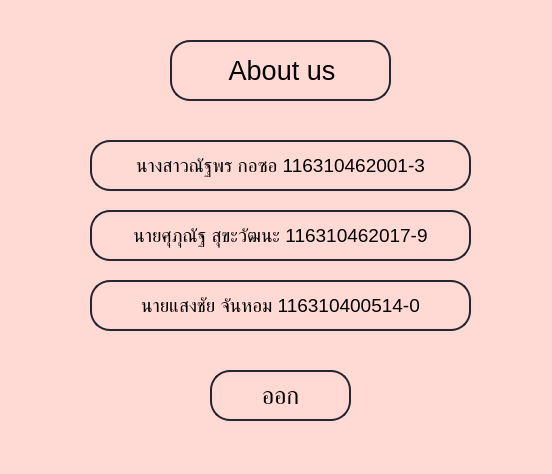
<?xml version="1.0" encoding="UTF-8"?>
<ui version="4.0">
 <class>Dialog</class>
 <widget class="QDialog" name="Dialog">
  <property name="geometry">
   <rect>
    <x>0</x>
    <y>0</y>
    <width>552</width>
    <height>474</height>
   </rect>
  </property>
  <property name="minimumSize">
   <size>
    <width>552</width>
    <height>474</height>
   </size>
  </property>
  <property name="maximumSize">
   <size>
    <width>552</width>
    <height>474</height>
   </size>
  </property>
  <property name="windowTitle">
   <string>Aboutus</string>
  </property>
  <property name="windowIcon">
   <iconset>
    <normaloff>../../resorce/icon.png</normaloff>../../resorce/icon.png</iconset>
  </property>
  <property name="styleSheet">
   <string notr="true">background-color : rgb(255, 218, 212)</string>
  </property>
  <widget class="QPushButton" name="name3">
   <property name="geometry">
    <rect>
     <x>90</x>
     <y>280</y>
     <width>381</width>
     <height>51</height>
    </rect>
   </property>
   <property name="font">
    <font>
     <family>MS Shell Dlg 2</family>
     <pointsize>14</pointsize>
     <weight>50</weight>
     <italic>false</italic>
     <bold>false</bold>
    </font>
   </property>
   <property name="styleSheet">
    <string notr="true">QPushButton {
	font: 14pt &quot;MS Shell Dlg 2&quot;;		
	border: 2px solid rgb(37,39,48);
	border-radius: 20px;
	color: #0000;
	padding-left: 20px;
	padding-right: 20px;
}
QPushButton:hover {
	border: 2px solid rgb(48, 50, 62);
}
QPushButton:hover:pressed
{
  border: 2px solid rgb(255, 73, 73);
}</string>
   </property>
   <property name="text">
    <string>นายแสงชัย จันหอม 116310400514-0</string>
   </property>
  </widget>
  <widget class="QLabel" name="image1">
   <property name="geometry">
    <rect>
     <x>-10</x>
     <y>310</y>
     <width>181</width>
     <height>161</height>
    </rect>
   </property>
   <property name="styleSheet">
    <string notr="true">image: url(:/image/icons.png);</string>
   </property>
   <property name="text">
    <string/>
   </property>
  </widget>
  <widget class="QLabel" name="image2">
   <property name="geometry">
    <rect>
     <x>430</x>
     <y>20</y>
     <width>101</width>
     <height>71</height>
    </rect>
   </property>
   <property name="styleSheet">
    <string notr="true">image: url(:/image/stars.png);
</string>
   </property>
   <property name="text">
    <string/>
   </property>
  </widget>
  <widget class="QPushButton" name="name1">
   <property name="geometry">
    <rect>
     <x>90</x>
     <y>140</y>
     <width>381</width>
     <height>51</height>
    </rect>
   </property>
   <property name="font">
    <font>
     <family>MS Shell Dlg 2</family>
     <pointsize>14</pointsize>
     <weight>50</weight>
     <italic>false</italic>
     <bold>false</bold>
    </font>
   </property>
   <property name="styleSheet">
    <string notr="true">QPushButton {
	font: 14pt &quot;MS Shell Dlg 2&quot;;		
	border: 2px solid rgb(37,39,48);
	border-radius: 20px;
	color: #0000;
	padding-left: 20px;
	padding-right: 20px;
}
QPushButton:hover {
	border: 2px solid rgb(48, 50, 62);
}
QPushButton:hover:pressed
{
  border: 2px solid rgb(255, 73, 73);
}</string>
   </property>
   <property name="text">
    <string>นางสาวณัฐพร กอซอ 116310462001-3</string>
   </property>
  </widget>
  <widget class="QLabel" name="label">
   <property name="geometry">
    <rect>
     <x>170</x>
     <y>40</y>
     <width>221</width>
     <height>61</height>
    </rect>
   </property>
   <property name="minimumSize">
    <size>
     <width>0</width>
     <height>0</height>
    </size>
   </property>
   <property name="styleSheet">
    <string notr="true">QLabel {	
	color: #0000;
	border: 2px solid rgb(37,39,48);
	border-radius: 20px;

}</string>
   </property>
   <property name="text">
    <string>&lt;html&gt;&lt;head/&gt;&lt;body&gt;&lt;p align=&quot;center&quot;&gt;&lt;span style=&quot; font-size:20pt;&quot;&gt;About us&lt;/span&gt;&lt;/p&gt;&lt;/body&gt;&lt;/html&gt;</string>
   </property>
  </widget>
  <widget class="QPushButton" name="name2">
   <property name="geometry">
    <rect>
     <x>90</x>
     <y>210</y>
     <width>381</width>
     <height>51</height>
    </rect>
   </property>
   <property name="font">
    <font>
     <family>MS Shell Dlg 2</family>
     <pointsize>14</pointsize>
     <weight>50</weight>
     <italic>false</italic>
     <bold>false</bold>
    </font>
   </property>
   <property name="styleSheet">
    <string notr="true">QPushButton {
	font: 14pt &quot;MS Shell Dlg 2&quot;;		
	border: 2px solid rgb(37,39,48);
	border-radius: 20px;
	color: #0000;
	padding-left: 20px;
	padding-right: 20px;
}
QPushButton:hover {
	border: 2px solid rgb(48, 50, 62);
}
QPushButton:hover:pressed
{
  border: 2px solid rgb(255, 73, 73);
}</string>
   </property>
   <property name="text">
    <string>นายศุภุณัฐ สุขะวัฒนะ 116310462017-9</string>
   </property>
  </widget>
  <widget class="QPushButton" name="closeBotton">
   <property name="geometry">
    <rect>
     <x>210</x>
     <y>370</y>
     <width>141</width>
     <height>51</height>
    </rect>
   </property>
   <property name="font">
    <font>
     <family>MS Shell Dlg 2</family>
     <pointsize>18</pointsize>
     <weight>50</weight>
     <italic>false</italic>
     <bold>false</bold>
    </font>
   </property>
   <property name="styleSheet">
    <string notr="true">QPushButton {
	font: 18pt &quot;MS Shell Dlg 2&quot;;		
	border: 2px solid rgb(37,39,48);
	border-radius: 20px;
	color: #0000;
	padding-left: 20px;
	padding-right: 20px;
}
QPushButton:hover {
	border: 2px solid rgb(48, 50, 62);
}
QPushButton:hover:pressed
{
  border: 2px solid rgb(255, 73, 73);
}</string>
   </property>
   <property name="text">
    <string>ออก</string>
   </property>
  </widget>
  <zorder>image2</zorder>
  <zorder>image1</zorder>
  <zorder>name3</zorder>
  <zorder>name1</zorder>
  <zorder>label</zorder>
  <zorder>name2</zorder>
  <zorder>closeBotton</zorder>
 </widget>
 <resources>
  <include location="../resource/aboutus.qrc"/>
 </resources>
 <connections/>
</ui>
